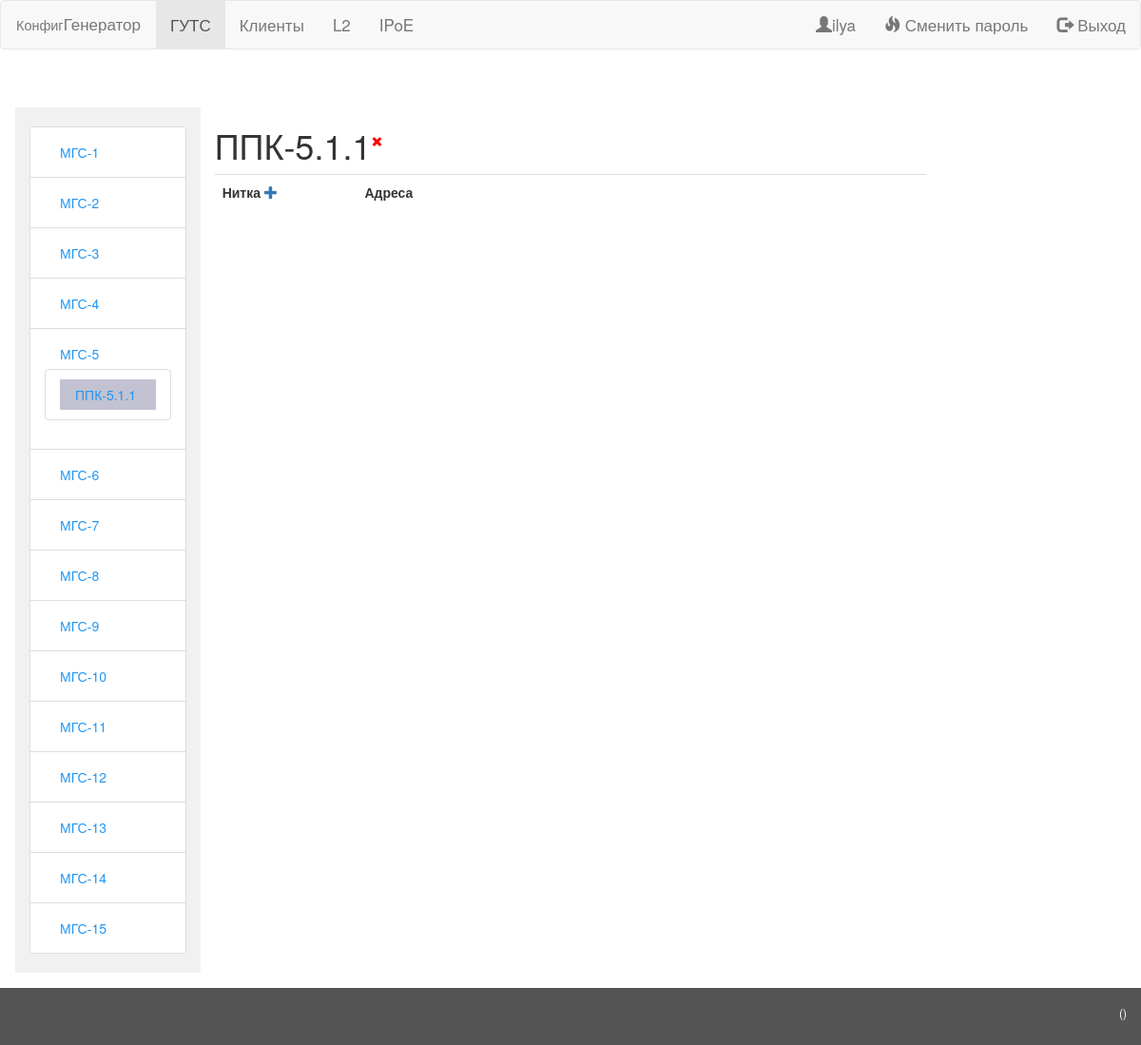
The page /network/campus/21/ (signed in) on the database its author committed.
### network/models.py (models this page shows, shortened)
class MGS(models.Model):
    class Meta:
        verbose_name = "МГС"
        verbose_name_plural = "МГС"
    mgs_num = models.IntegerField(default=0, unique=True)
    address = models.CharField(max_length = 100)
    lag = models.ForeignKey(LAG, on_delete = models.SET_NULL, blank=True, null=True)
    campus_counter = models.IntegerField(default = 0, verbose_name="Количество кампусов в МГС", help_text = "Значение обновляется автоматически при вызове метода update_counts()",         editable=False)
    node_counter = models.IntegerField(default = 0, verbose_name="Количество узлов в МГС", help_text = "Значение обновляется автоматически при вызове метода update_counts()",              editable=False)
    switche_counter = models.IntegerField(default = 0, verbose_name="Количество коммутаторов в МГС", help_text = "Значение обновляется автоматически при вызове метода update_counts()",    editable=False)
    last_update = models.DateTimeField(default=timezone.now, verbose_name='Время последнего обновления данных по МГС',                                                                                            editable=False)
    def __str__(self):
        return "МГС-%s" % self.mgs_num
    def update_counts(self):
        campuss_count = 0
        node_count = 0
        sw_count = 0
        for ms in self.ms_set.all():
            campuss_count += ms.campus_set.count()
            for campus in ms.campus_set.all():
                for thread in campus.thread_set.all():
                    node_count += thread.access_node_set.count()
                    for node in thread.access_node_set.all():
                        sw_count += node.access_switch_set.count()
        self.campus_counter = campuss_count
        self.node_counter = node_count
        self.switche_counter = sw_count
        self.last_update = timezone.now
        self.save()

class CAMPUS(models.Model):
    class Meta:
        verbose_name = "Кампус"
        verbose_name_plural = "Кампусы"
        ordering = ('ms', 'num_in_ms')
        unique_together = ('ms', 'num_in_ms',)
    prefix_choices = (
        ('ppk', 'ППК'),
        ('mku', 'МКУ'),
    )
    prefix = models.CharField(max_length = 20,
        default = 'ppk',
        choices = prefix_choices,
        verbose_name='Префикс')
    ms = models.ForeignKey(MS, on_delete=models.CASCADE, verbose_name='МС')
    num_in_ms = models.IntegerField(default = 1)
    node_counter = models.IntegerField(default = 0, verbose_name="Количество узлов в кампусе", help_text = "Значение обновляется автоматически при вызове метода update_counts()",              editable=False)
    switche_counter = models.IntegerField(default = 0, verbose_name="Количество коммутаторов в кампусе", help_text = "Значение обновляется автоматически при вызове метода update_counts()",    editable=False)
    last_update = models.DateTimeField(default=timezone.now, verbose_name='Время последнего обновления данных по МГС',                                                                          )#editable=False)
    def __str__(self):
        return "%s-%s.%s.%s" % (self.get_prefix_display(), self.ms.mgs.mgs_num, self.ms.num_in_mgs, self.num_in_ms)
    def update_counts(self):
        print('update %s' % self)
        node_count = 0
        sw_count = 0
        for thread in self.thread_set.all():
            node_count += thread.access_node_set.count()
            for node in thread.access_node_set.all():
                sw_count += node.access_switch_set.count()
        self.node_counter = node_count
        self.switche_counter = sw_count
        print('>', self.last_update)
        self.last_update = timezone.now()
        print('>>', self.last_update)
        self.save()

class MS(models.Model):
    class Meta:
        verbose_name = "Магистраль"
        verbose_name_plural = "Магистрали"
        unique_together = ('mgs', 'num_in_mgs',)
    mgs = models.ForeignKey(MGS, on_delete = models.CASCADE, verbose_name="МГС")
    num_in_mgs = models.IntegerField(default = 1, verbose_name="Номер магистрали в МГС")

### network/views.py (the view)
# urls.py: url(r'^campus/(?P<pk>[0-9]+)/$',                                                        views.CampusView.as_view(),         name='campus'),
class CampusView(LoginRequiredMixin, generic.DetailView):
    model = CAMPUS
    def get_context_data(self, **kwargs):
        context = super().get_context_data(**kwargs)
        context['mgs_list'] = MGS.objects.all()
        return context

### network/templates/network/campus_detail.html (shortened to what this page needs)
{% extends "__base.html" %}
{% load staticfiles %}
{% block content %}
                <table>
                    <tr>
                        <td>
                            <h1>{{ campus }}</h1>
                        </td>
                        <td>
                            <a href="{% url 'campus_delete' campus.id %}"><span style="color:red" class="glyphicon glyphicon-remove small" title="Удалить кампус {{ campus }}"></span></a>
                        </td>
                    </tr>
                </table>
                    <table class='table'>
                        <tr>
                            <th>
                                Нитка
                                <a href="{% url 'new_thread_in_campus' campus.id %}"><span class="glyphicon glyphicon-plus" title="Добавить нитку в {{ campus }}"></span></a>
                            </th>
                            <th width='80%'>Адреса</th>
                        </tr>
                    </table>
{% endblock %}

### templates/__navigation.html (shortened to what this page needs)
<nav class="navbar navbar-default ">
	<div class="container-fluid">
		<div class="navbar-header">
			<a class="navbar-brand" href="/"><small>Конфиг</small>Генератор</a>
		</div>
		<ul class="nav navbar-nav">
			<li {% if '/network' in request.path %}class="active"{% endif %}><a href="/network/">ГУТС</a></li>
			<li {% if '/clients' in request.path %}class="active"{% endif %}><a href="/clients/">Клиенты</a></li>
			<li {% if '/l2' in request.path %}class="active"{% endif %}><a href="/l2/">L2</a></li>
			<li {% if '/ipoe' in request.path %}class="active"{% endif %}><a href="/ipoe/">IPoE</a></li>
		</ul>
		<ul class="nav navbar-nav navbar-right">
				{% if user.is_authenticated %}
					<li>
						<a href=#>
							<span class="glyphicon glyphicon-user"></span>{{ user.get_username }}
						</a>
					</li>
					<li>
						<a href="{% url 'password_reset'%}?next={{request.path}}">
							<span class="glyphicon glyphicon-fire"></span> Сменить пароль
						</a>
					<li>
						<a href="{% url 'logout'%}?next={{request.path}}">
							<span class="glyphicon glyphicon-log-out"></span> Выход
						</a>
					</li>
				{% endif %}
		</ul>
	</div>
</nav>

### templates/__left_menu.html (shortened to what this page needs)
{% if access_switch %}
    {% if mgs_list %}
        <ul class="nav-list list-group">
            {% for mgs_exmpl in mgs_list %}
                <li class="list-group-item">
                    <a href="{% url 'mgs' mgs_exmpl.id %}">{{ mgs_exmpl }}</a>
                    {% if mgs_exmpl == access_switch.access_node.thread.campus.ms.mgs %}
                        <ul class="nav-list list-group">
                        {% for ms in mgs_exmpl.ms_set.all %}
                            {% for campus_exmpl in ms.campus_set.all %}
                                <li class=" list-group-item">
                                    <a {% if campus_exmpl ==  access_switch.access_node.thread.campus %} class="active" {% endif %} href="{% url 'campus' campus_exmpl.id %}">{{ campus_exmpl }}</a>
                                </li>
                            {% endfor %}
                        {% endfor %}
                        </ul>
                    {% endif %}
                </li>
            {% endfor %}
        </ul>
    {% endif %}
{% elif campus %}
    {% if mgs_list %}
        <ul class="nav-list list-group">
        {% for mgs in mgs_list %}
            <li class="list-group-item">
                <a href="{% url 'mgs' mgs.id %}">{{ mgs }}</a>
                {% if mgs == campus.ms.mgs %}
                    <ul class="nav-list list-group">
                    {% for ms in mgs.ms_set.all %}
                        {% for cur_campus in ms.campus_set.all %}
                            <li class="list-group-item">
                                <a {% if cur_campus ==  campus %} class="active" {% endif %}href="{% url 'campus' cur_campus.id %}">{{ cur_campus }}</a>
                            </li>
                        {% endfor %}
                    {% endfor %}
                    </ul>
                {% endif %}
            </li>
        {% endfor %}
        </ul>
    {% endif %}
{% endif %}

### static/guts/css/guts.css (style rules this page uses)
body { margin:0; }
.navbar { overflow: hidden; position: fixed; top: 0; width: 100%; border-radius: 0; }
.navbar a { float: left; display: block; color: #f2f2f2; text-align: center; padding: 14px 16px; text-decoration: none; font-size: 17px; }
.list-group-item { position: inherit; }
.sidenav a { padding: 6px 8px 6px 16px; text-decoration: none; font-size: 14px; color: #2196F3; display: block; }
.glyphicon { position: inherit; }
.sidenav .active { background-color: #c2c2d2; }

### rows shown on the page
MGS: mgs_num "МГС-1"
MGS: mgs_num "МГС-2"
MGS: mgs_num "МГС-3"
MGS: mgs_num "МГС-4"
MGS: mgs_num "МГС-5"
CAMPUS: prefix+ms+num_in_ms "ППК-5.1.1"
MGS: mgs_num "МГС-6"
MGS: mgs_num "МГС-7"
MGS: mgs_num "МГС-8"
MGS: mgs_num "МГС-9"
MGS: mgs_num "МГС-10"
MGS: mgs_num "МГС-11"
MGS: mgs_num "МГС-12"
MGS: mgs_num "МГС-13"
MGS: mgs_num "МГС-14"
MGS: mgs_num "МГС-15"

### other values the page prints
{{ user.get_username }} "ilya"
